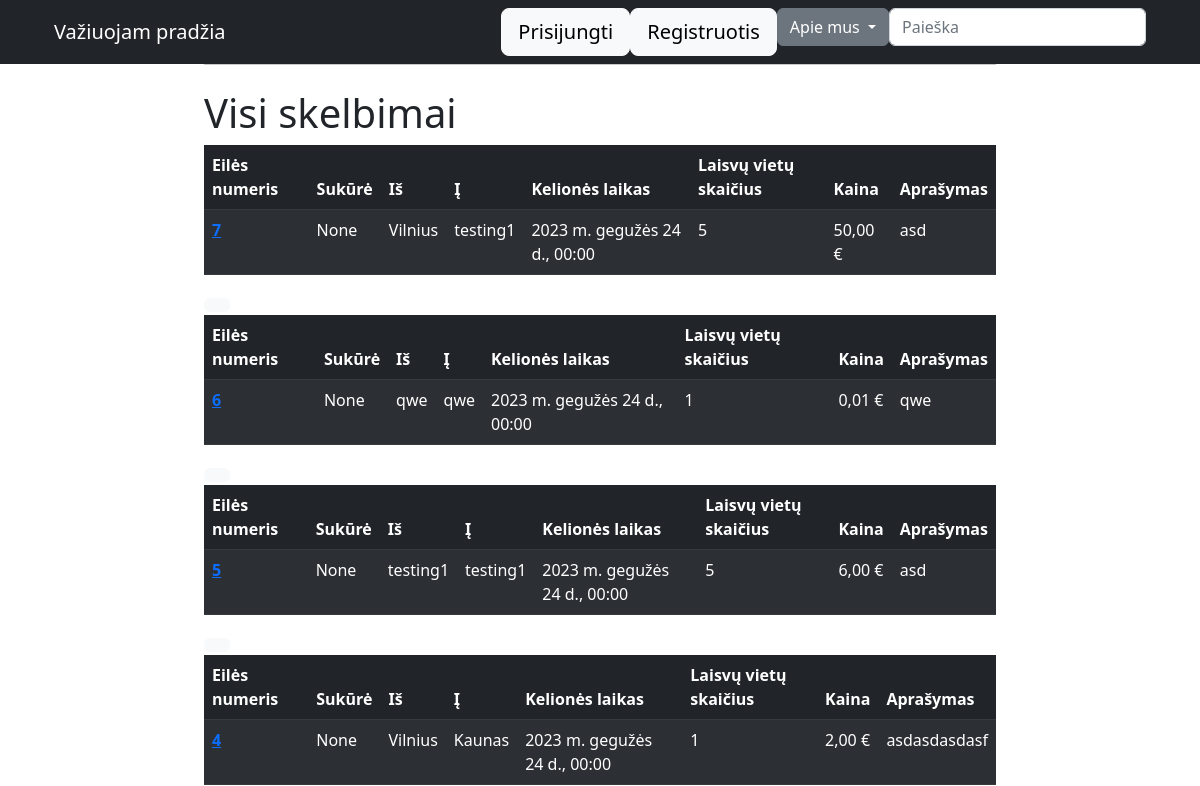
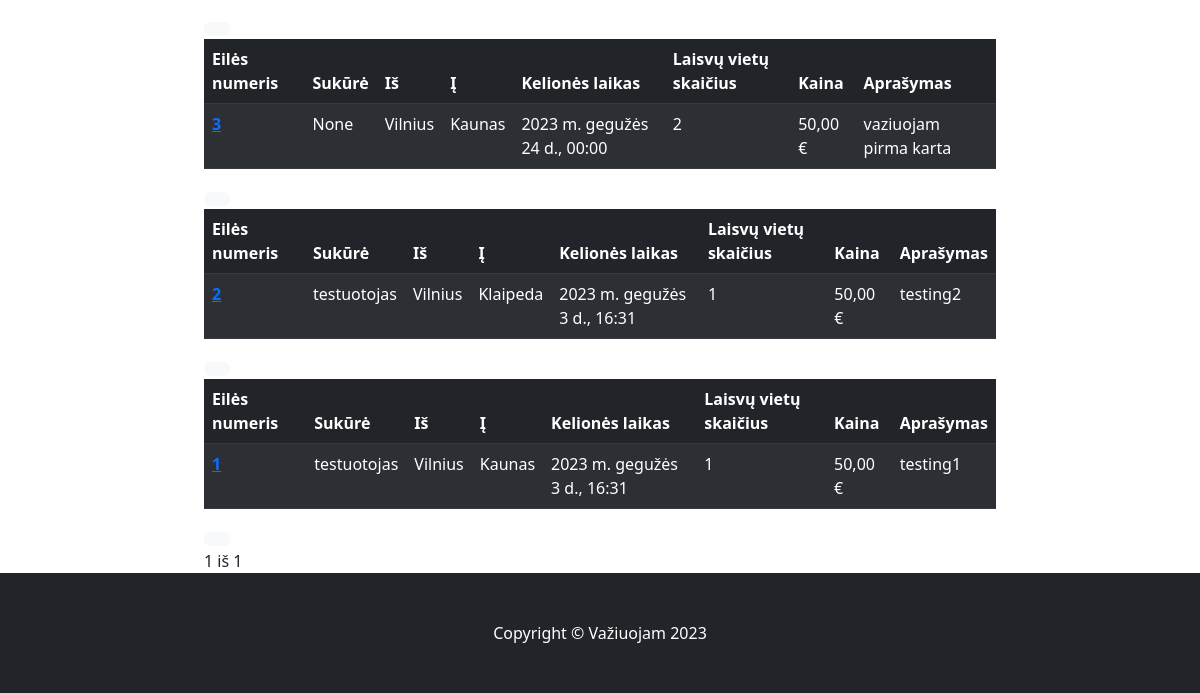
Page /postings/ on the earlier database version (2 pictures, top to bottom).
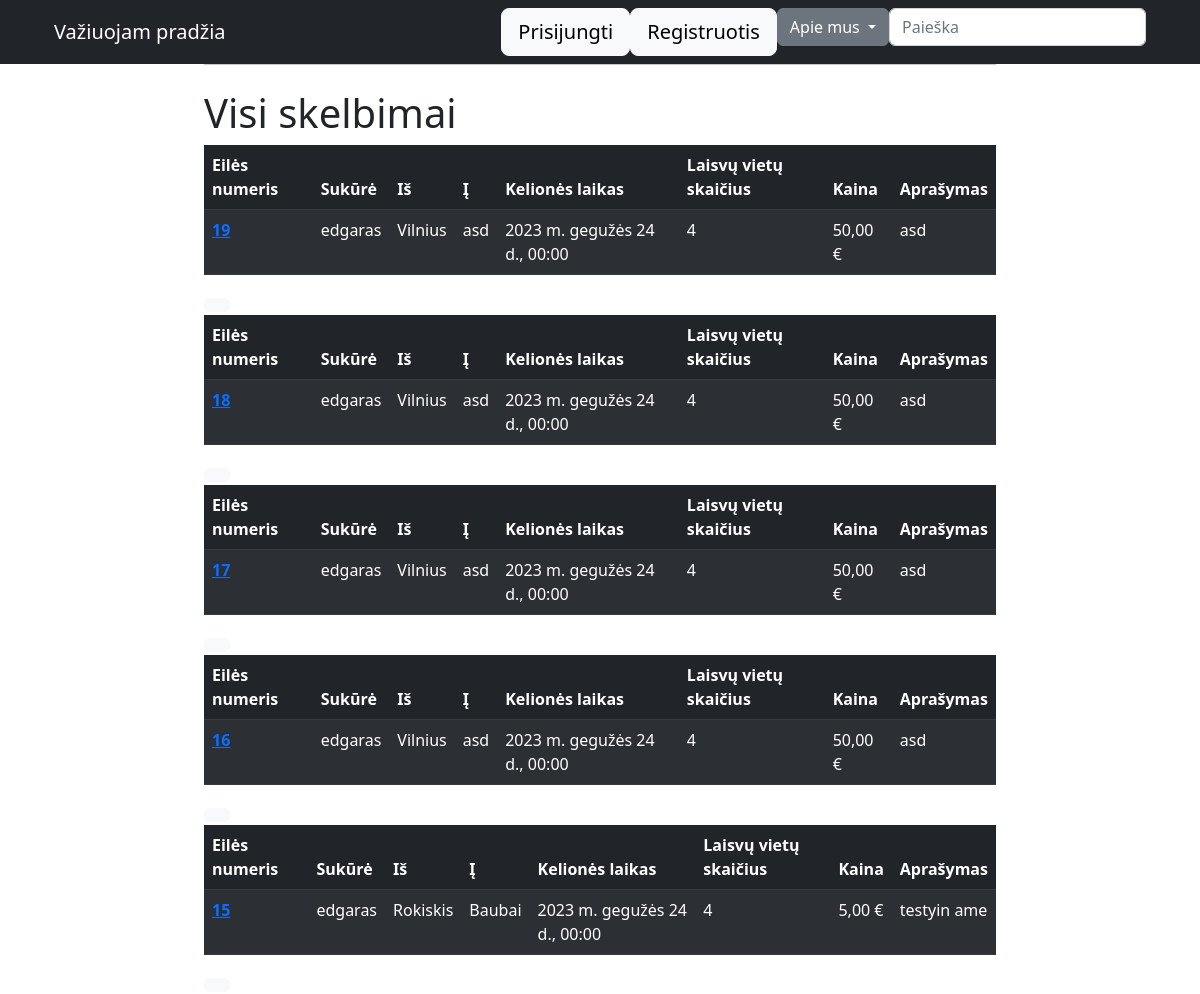
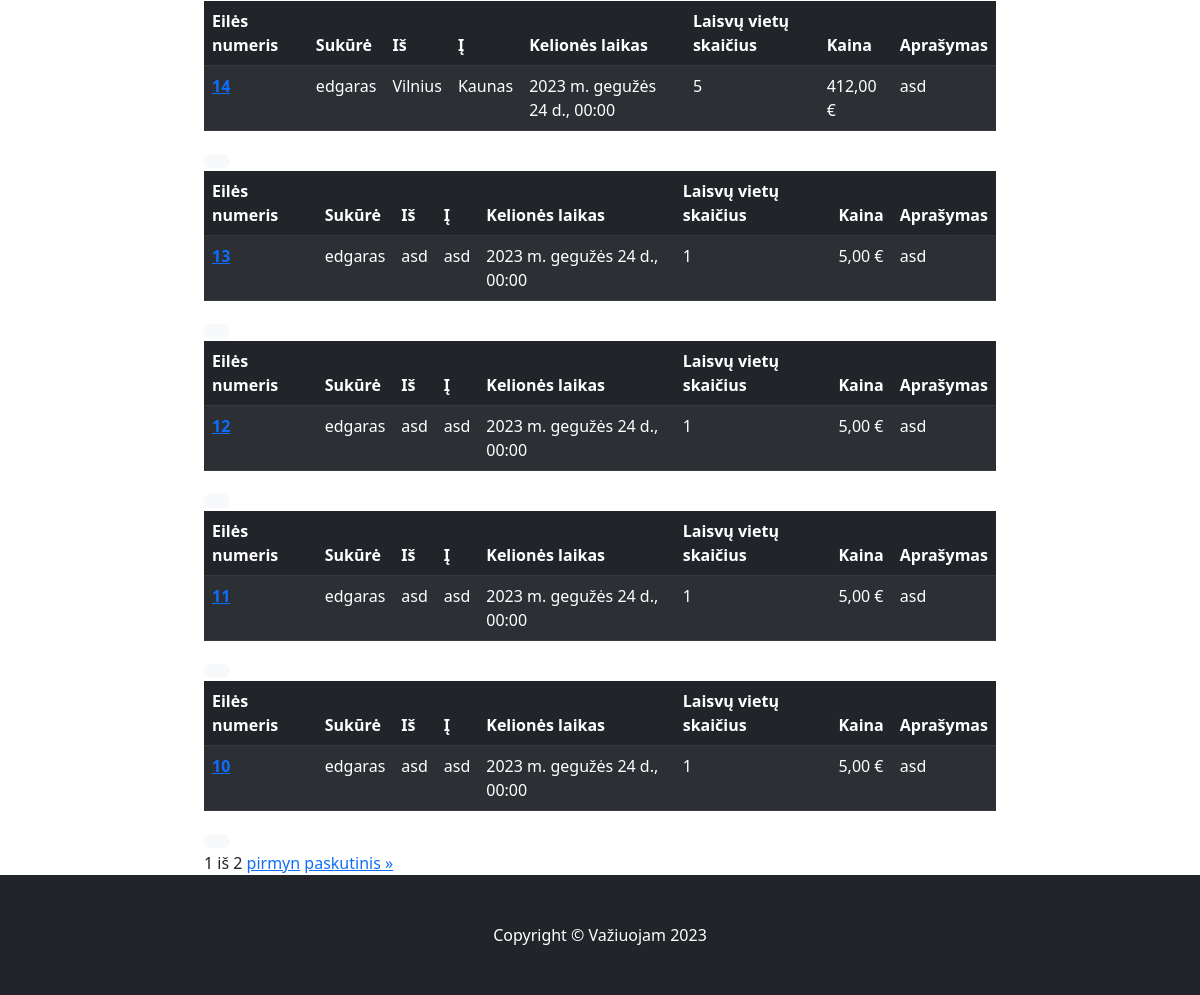
Same page on the later database version (2 pictures, top to bottom).
### posts/models.py (models this page shows, shortened)
class Posting(models.Model):
    title = models.CharField(max_length=255)
    description = models.TextField(help_text="Pastabos, jei yra")
    start_location = models.CharField(max_length=255)
    end_location = models.CharField(max_length=255)
    start_time = models.DateTimeField()
    available_seats = models.PositiveIntegerField(default=4)
    price = models.DecimalField(
        max_digits=8, decimal_places=2, validators=[MinValueValidator(Decimal('0.01'))], help_text="Kaina eurais")
    created_at = models.DateTimeField(auto_now_add=True)
    updated_at = models.DateTimeField(auto_now=True)
    user = models.ForeignKey(
        User, on_delete=models.CASCADE, related_name="posting", null=True)
    class Meta:
        ordering = ['start_time',]
        verbose_name = 'Skelbimas'
        verbose_name_plural = 'Skelbimai'

### posts/views.py (the view)
# urls.py: path('postings/', views.PostListView.as_view(), name='postings'),
class PostListView(generic.ListView):
    model = Posting
    template_name = 'posts/postings.html'
    context_object_name = 'postings'
    ordering = ['-created_at']
    paginate_by = 10

### posts/templates/posts/postings.html (shortened to what this page needs)
{% extends "main/base.html" %}
{% block content %}
<h1>Visi skelbimai</h1>
{% for a in postings %}
<table class="table table-striped table-dark">
    <thead>
        <tr>
            <th scope="col">Eilės numeris</th>
            <th scope="col">Sukūrė</th>
            <th scope="col">Iš</th>
            <th scope="col">Į</th>
            <th scope="col">Kelionės laikas</th>
            <th scope="col">Laisvų vietų skaičius</th>
            <th scope="col">Kaina</th>
            <th scope="col">Aprašymas</th>
        </tr>
    </thead>
    <tbody>
        <tr>
            <th scope="row"><a href="{% url 'posting' a.id %}">{{a.id}}</th></a>
            <td>{{a.user}}</td>
            <td>{{a.start_location}}</td>
            <td>{{a.end_location}}</td>
            <td>{{a.start_time}}</td>
            <td>{{a.available_seats}}</td>
            <td>{{a.price}} &euro;</td>
            <td>{{a.description}}</td>
        </tr>
    </tbody>
</table>
<button type="button" class="btn btn-light"></button>
{% empty %}
<p>Nerasta skelbimų.</p>
{% endfor %}
<div class="pagination">
    <span class="step-links">
        <span class="current">
            {{ page_obj.number }} iš {{ page_obj.paginator.num_pages }}
        </span>
        {% if page_obj.has_next %}
        <a href="?page={{ page_obj.next_page_number }}">pirmyn</a>
        <a href="?page={{ page_obj.paginator.num_pages }}">paskutinis &raquo;</a>
        {% endif %}
    </span>
</div>
{% endblock %}

Differences in the rows shown:
no longer on this page (row edited): Posting: id "7", user "None", start_location "Vilnius", end_location "testing1", start_time "2023 m. gegužės 24 d., 00:00", available_seats "5", price "50,00", description "asd"
no longer on this page (row edited): Posting: id "6", user "None", start_location "qwe", end_location "qwe", start_time "2023 m. gegužės 24 d., 00:00", available_seats "1", price "0,01", description "qwe"
no longer on this page (row edited): Posting: id "5", user "None", start_location "testing1", end_location "testing1", start_time "2023 m. gegužės 24 d., 00:00", available_seats "5", price "6,00", description "asd"
no longer on this page (row unchanged): Posting: id "4", user "None", start_location "Vilnius", end_location "Kaunas", start_time "2023 m. gegužės 24 d., 00:00", available_seats "1", price "2,00", description "asdasdasdasf"
no longer on this page (row unchanged): Posting: id "3", user "None", start_location "Vilnius", end_location "Kaunas", start_time "2023 m. gegužės 24 d., 00:00", available_seats "2", price "50,00", description "vaziuojam pirma karta"
no longer on this page (row unchanged): Posting: id "2", user "testuotojas", start_location "Vilnius", end_location "Klaipeda", start_time "2023 m. gegužės 3 d., 16:31", available_seats "1", price "50,00", description "testing2"
no longer on this page (row unchanged): Posting: id "1", user "testuotojas", start_location "Vilnius", end_location "Kaunas", start_time "2023 m. gegužės 3 d., 16:31", available_seats "1", price "50,00", description "testing1"
added Posting: id "19", user "edgaras", start_location "Vilnius", end_location "asd", start_time "2023 m. gegužės 24 d., 00:00", available_seats "4", price "50,00", description "asd"
added Posting: id "18", user "edgaras", start_location "Vilnius", end_location "asd", start_time "2023 m. gegužės 24 d., 00:00", available_seats "4", price "50,00", description "asd"
added Posting: id "17", user "edgaras", start_location "Vilnius", end_location "asd", start_time "2023 m. gegužės 24 d., 00:00", available_seats "4", price "50,00", description "asd"
added Posting: id "16", user "edgaras", start_location "Vilnius", end_location "asd", start_time "2023 m. gegužės 24 d., 00:00", available_seats "4", price "50,00", description "asd"
added Posting: id "15", user "edgaras", start_location "Rokiskis", end_location "Baubai", start_time "2023 m. gegužės 24 d., 00:00", available_seats "4", price "5,00", description "testyin ame"
added Posting: id "14", user "edgaras", start_location "Vilnius", end_location "Kaunas", start_time "2023 m. gegužės 24 d., 00:00", available_seats "5", price "412,00", description "asd"
added Posting: id "13", user "edgaras", start_location "asd", end_location "asd", start_time "2023 m. gegužės 24 d., 00:00", available_seats "1", price "5,00", description "asd"
added Posting: id "12", user "edgaras", start_location "asd", end_location "asd", start_time "2023 m. gegužės 24 d., 00:00", available_seats "1", price "5,00", description "asd"
added Posting: id "11", user "edgaras", start_location "asd", end_location "asd", start_time "2023 m. gegužės 24 d., 00:00", available_seats "1", price "5,00", description "asd"
added Posting: id "10", user "edgaras", start_location "asd", end_location "asd", start_time "2023 m. gegužės 24 d., 00:00", available_seats "1", price "5,00", description "asd"
Other differences:
{{ page_obj.paginator.num_pages }}: "1" → "2"
text now shown: "pirmyn paskutinis »"
